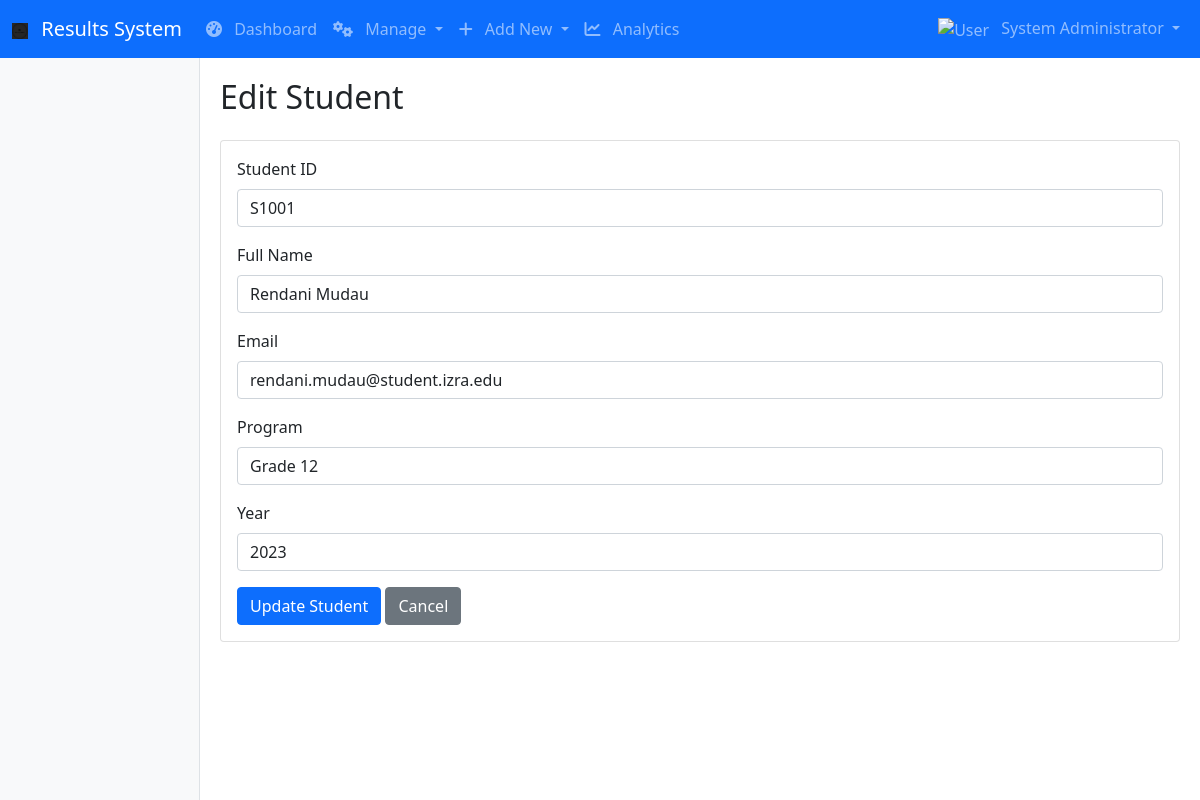
The page /admin/edit_student/S1001 (signed in) on the database its author committed.
### tables this page shows
CREATE TABLE students
                 (id INTEGER PRIMARY KEY AUTOINCREMENT,
                 student_id TEXT UNIQUE NOT NULL,
                 full_name TEXT NOT NULL,
                 email TEXT NOT NULL,
                 program TEXT,
                 year INTEGER,
                 date_of_birth TEXT,
                 phone_number TEXT,
                 address TEXT,
                 created_at TEXT DEFAULT CURRENT_TIMESTAMP);

### app.py (the view)
    def decorated_function(*args, **kwargs):
        if 'role' not in session or session['role'] != 'admin':
            flash('Admin access required.', 'danger')
            return redirect(url_for('login'))
        return f(*args, **kwargs)

### app.py (called while the page is built, shortened)
def get_db_connection():
    conn = sqlite3.connect('results.db')
    conn.row_factory = sqlite3.Row
    return conn

def admin_required(f):
    def decorated_function(*args, **kwargs):
        if 'role' not in session or session['role'] != 'admin':
            flash('Admin access required.', 'danger')
            return redirect(url_for('login'))
        return f(*args, **kwargs)
    decorated_function.__name__ = f.__name__
    return decorated_function

@app.context_processor
def utility_processor():
    def now(format='%Y-%m-%d %H:%M'):
        return datetime.now().strftime(format)
    return dict(now=now)

@app.route('/admin/edit_student/<student_id>', methods=['GET', 'POST'])
@admin_required
def edit_student(student_id):
    conn = get_db_connection()
    student = conn.execute('SELECT * FROM students WHERE student_id = ?', (student_id,)).fetchone()
    conn.close()
    if not student:
        flash('Student not found.', 'danger')
        return redirect(url_for('manage_students'))
    return render_template('edit_student.html', student=student)

### templates/edit_student.html
{% extends "base.html" %}
{% block content %}
<h2 class="mb-4">Edit Student</h2>
<div class="card">
    <div class="card-body">
        <form method="POST">
            <div class="mb-3">
                <label for="student_id" class="form-label">Student ID</label>
                <input type="text" class="form-control" id="student_id" name="student_id" value="{{ student.student_id }}" required>
            </div>
            <div class="mb-3">
                <label for="full_name" class="form-label">Full Name</label>
                <input type="text" class="form-control" id="full_name" name="full_name" value="{{ student.full_name }}" required>
            </div>
            <div class="mb-3">
                <label for="email" class="form-label">Email</label>
                <input type="email" class="form-control" id="email" name="email" value="{{ student.email }}" required>
            </div>
            <div class="mb-3">
                <label for="program" class="form-label">Program</label>
                <input type="text" class="form-control" id="program" name="program" value="{{ student.program }}" required>
            </div>
            <div class="mb-3">
                <label for="year" class="form-label">Year</label>
                <input type="number" class="form-control" id="year" name="year" value="{{ student.year }}" required>
            </div>
            <button type="submit" class="btn btn-primary">Update Student</button>
            <a href="{{ url_for('manage_students') }}" class="btn btn-secondary">Cancel</a>
        </form>
    </div>
</div>
{% endblock %}

### rows shown on the page
students: student_id "S1001", full_name "Rendani Mudau", email "rendani.mudau@student.izra.edu", program "Grade 12", year "2023"

### other values the page prints
{{ session.full_name }} "System Administrator"
